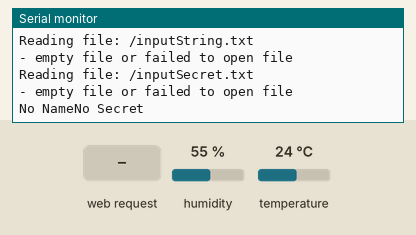
A program run on a simulated ESP32. Parts: the last lines printed to the serial monitor. Inputs (shaded band) come from the test bench; at power-on: humidity 55 %, temperature 24 °C. WiFi joins after 1.5 s; servers stay silent unless stated; storage starts empty.

Above: at 2.8 s.
2.9 s: HTTP request GET /temperature received
At 4.1 s:
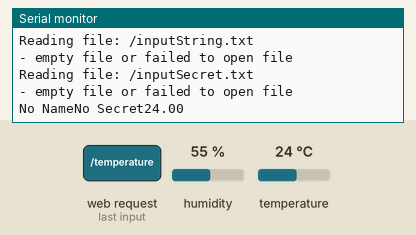
4.4 s: HTTP request GET /humidity received
At 5.3 s:
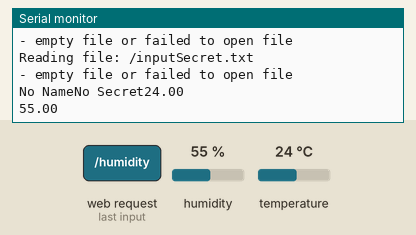

The program:

main.cpp
```cpp
#include "WiFi.h"
#include "ESPAsyncWebServer.h"
#include <Adafruit_Sensor.h>
#include <DHT.h>
#include <FirebaseESP32.h>
#include <AsyncTCP.h>
#include <SPIFFS.h>

void printResult(FirebaseData &data);
void updateDatabaseRules(FirebaseData &dataObj);

//Replace your SSID below
const char *ssid = "InsertYourNetworkNameHere";
//Replace your network password below
const char *password = "InsertYourNetworkPasswordHere";
const char *PARAM_USER = "devicename";
const char *PARAM_SECRET = "devicesecret";


String path = "/ESP32_Device";
String wifiMacString = WiFi.macAddress();
String parsedAddress;

int hours;
int minutes;
int seconds;

float prev_temp;
float prev_humidity;

#define DHTPIN 4
#define DHTTYPE DHT11 // DHT 11
#define FIREBASE_HOST "FirebaseHost"
#define FIREBASE_AUTH "FirebaseDatabaseAUTH"

FirebaseData firebaseData;
FirebaseJson json;

DHT dht(DHTPIN, DHTTYPE);
AsyncWebServer server(80);

void notFound(AsyncWebServerRequest *request)
{
  request->send(404, "text/plain", "Not found");
}


String readDHTTemperature()
{

  float t = dht.readTemperature();
  if (isnan(t))
  {
    Serial.println("Failed to read from DHT sensor!");
    return "--";
  }
  else
  {
    Serial.println(t);
    if (prev_temp != t)
    {
      prev_temp = t;
      Firebase.setDouble(firebaseData, path + "/" + parsedAddress + "/Temperature/", t);
    }
    return String(t);
  }
}

String readDHTHumidity()
{
  float h = dht.readHumidity();
  if (isnan(h))
  {
    Serial.println("Failed to read from DHT sensor!");
    return "--";
  }
  else
  {
    Serial.println(h);

    if (prev_humidity != h)
    {
      prev_humidity = h;
      Firebase.setDouble(firebaseData, path + "/" + parsedAddress + "/Humidity/", h);
    }
    return String(h);
  }
}

void parseAddress(String address)
{
  Serial.println(address);
  String parsedPath = address;
  parsedPath.replace(":", "");
  parsedAddress = parsedPath;
}

const char index_html[] PROGMEM = R"rawliteral(
<!DOCTYPE HTML><html>
<head>
  <meta name="viewport" content="width=device-width, initial-scale=1">
  <link rel="stylesheet" href="https://use.fontawesome.com/releases/v5.7.2/css/all.css" integrity="sha384-fnmOCqbTlWIlj8LyTjo7mOUStjsKC4pOpQbqyi7RrhN7udi9RwhKkMHpvLbHG9Sr" crossorigin="anonymous">
  <style>
    html {
     font-family: Arial;
     display: inline-block;
     margin: 0px auto;
     text-align: center;
    }
    body {
      width: 100%;
      height: 100%;
      box-sizing: border-box;
    }
    h2 { font-size: 3.0rem; }
    p { font-size: 3.0rem; }
    .units { font-size: 1.2rem; }
    .dht-labels{
      font-size: 1.5rem;
      vertical-align:middle;
      padding-bottom: 15px;
    }
    input {
      padding: 10px;
    }
    .detail__content {
      display: flex;
      flex-direction: column;
      justify-content: space-between;
    }
  </style>
</head>

<body>
  <h2>ESP32 Sauna sensor</h2>
   <section class="detail__content">
   <h3>Device details : </h3>
   <h4><i class="fas fa-desktop"></i> %devicename%</h4>
   <h4><i class="fas fa-key"></i> %devicesecret%</h4>
   <h4><i class="fas fa-wifi"></i> %connectednetwork%</h4>
   <h4><i class="far fa-address-card"></i> %macaddress%</h4>
   </section>
   <br>
    <section class="fields__content">
    <ul class="fields__content-sensors">

    </ul>

   </section>
   <br>

 <form action="/user">
  <label for="dname">Device name:</label><br>
   <input type="text" id="dname" name="devicename" placeholder="%devicename%"><br>
  <label for="dsecret">Device secret:</label><br>
 <input type="text" id="dsec" name="devicesecret" placeholder="%devicesecret%"><br><br>
  <input type="submit" value="Add.." onclick="submitMessage()>
  <iframe style="display:none" name="hidden-form"></iframe>
</form>

<iframe style="display:none" name="hidden-form"></iframe>
  <br>

  <p>
    <i class="fas fa-thermometer-half" style="color:#059e8a;"></i>
    <span class="dht-labels">Temperature</span>
    <span id="temperature">%TEMPERATURE%</span>
    <sup class="units">&deg;C</sup>
  </p>
  <p>
    <i class="fas fa-tint" style="color:#00add6;"></i>
    <span class="dht-labels">Humidity</span>
    <span id="humidity">%HUMIDITY%</span>
    <sup class="units">%</sup>
  </p>
</body>
<script>
  function submitMessage() {
    alert("Device saved");
    setTimeout(function(){ document.location.reload(false); }, 500);
  }
</script>
<script>
setInterval(function ( ) {
  var xhttp = new XMLHttpRequest();
  xhttp.onreadystatechange = function() {
    if (this.readyState == 4 && this.status == 200) {
      document.getElementById("temperature").innerHTML = this.responseText;
    }
  };
  xhttp.open("GET", "/temperature", true);
  xhttp.send();
}, 10000 ) ;

setInterval(function ( ) {
  var xhttp = new XMLHttpRequest();
  xhttp.onreadystatechange = function() {
    if (this.readyState == 4 && this.status == 200) {
      document.getElementById("humidity").innerHTML = this.responseText;
    }
  };
  xhttp.open("GET", "/humidity", true);
  xhttp.send();
}, 10000 ) ;
</script>
</html>)rawliteral";

void writeFile(fs::FS &fs, const char *path, const char *message)
{
  Serial.printf("Writing file: %s\r\n", path);
  File file = fs.open(path, "w");
  if (!file)
  {
    Serial.println("- failed to open file for writing");
    return;
  }
  if (file.print(message))
  {
    Serial.println("- file written");
  }
  else
  {
    Serial.println("- write failed");
  }
}
String readFile(fs::FS &fs, const char *path)
{
  Serial.printf("Reading file: %s\r\n", path);
  File file = fs.open(path, "r");
  if (!file || file.isDirectory())
  {
    Serial.println("- empty file or failed to open file");
    return String();
  }
  Serial.println("- read from file:");
  String fileContent;
  while (file.available())
  {
    fileContent += String((char)file.read());
  }
  Serial.println(fileContent);
  return fileContent;
}

void setUserCredentials()
{
  String _userName = readFile(SPIFFS, "/inputString.txt");
  String _userSecret = readFile(SPIFFS, "/inputSecret.txt");
  _userName != "" ? Firebase.setString(firebaseData, path + "/" + parsedAddress + "/name", _userName) : Serial.print("No Name");
  _userSecret != "" ? Firebase.setString(firebaseData, path + "/" + parsedAddress + "/secret", _userSecret) : Serial.print("No Secret");
};

String processor(const String &var)
{
  if (var == "macaddress")
  {
    return WiFi.macAddress();
  }
  else if (var == "devicename")
  {
    return readFile(SPIFFS, "/inputString.txt");
  }
  else if (var == "devicesecret")
  {
    return readFile(SPIFFS, "/inputSecret.txt");
  }
  else if (var == "TEMPERATURE")
  {
    return readDHTTemperature();
  }
  else if (var == "HUMIDITY")
  {
    return readDHTHumidity();
  }
  else if (var == "connectednetwork")
  {
    return ssid;
  }
  return String();
}

void setup()
{
  Serial.begin(9600);
  SPIFFS.begin(true);
  dht.begin();

  WiFi.begin(ssid, password);
  while (WiFi.status() != WL_CONNECTED)
  {
    delay(500);
    Serial.print(" . ");
  }

  Firebase.begin(FIREBASE_HOST, FIREBASE_AUTH);
  Firebase.reconnectWiFi(true);

  Firebase.setReadTimeout(firebaseData, 1000 * 60);
  Firebase.setwriteSizeLimit(firebaseData, "tiny");

  Serial.println(WiFi.localIP());

  String parsedAddress = wifiMacString;
  parseAddress(parsedAddress);

  server.on("/", HTTP_GET, [](AsyncWebServerRequest *request) {
    request->send_P(200, "text/html", index_html, processor);
  });
  server.on("/temperature", HTTP_GET, [](AsyncWebServerRequest *request) {
    request->send_P(200, "text/plain", readDHTTemperature().c_str());
  });
  server.on("/humidity", HTTP_GET, [](AsyncWebServerRequest *request) {
    request->send_P(200, "text/plain", readDHTHumidity().c_str());
  });

  server.on("/user", HTTP_GET, [](AsyncWebServerRequest *request) {
    String inputName;
    String inputSecret;

    if (request->hasParam(PARAM_USER))
    {
      inputName = request->getParam(PARAM_USER)->value();
      writeFile(SPIFFS, "/inputString.txt", inputName.c_str());
    }
    if (request->hasParam(PARAM_SECRET))
    {
      inputSecret = request->getParam(PARAM_SECRET)->value();
      writeFile(SPIFFS, "/inputSecret.txt", inputSecret.c_str());
    }
    request->send(200, "text/html", "New field (" + inputName + ") created with value: " + inputSecret + "<br>" + "<br><a href=\"/\">Return to Home Page</a>");
    setUserCredentials();
  });

  server.onNotFound(notFound);
  server.begin();
  setUserCredentials();
}

void loop()
{
}
```

Measured:
- after the input at 2.9 s, the serial monitor: prints a new line after 0.05 s (image 1)
- after the input at 4.4 s, the serial monitor: prints a new line after 0.05 s (image 2)
